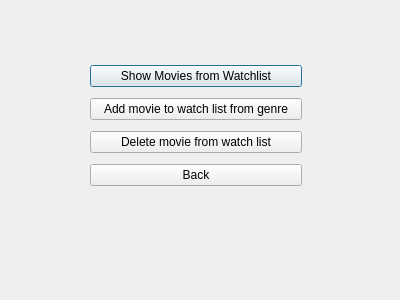
<?xml version="1.0" encoding="UTF-8"?>
<ui version="4.0">
 <class>UserMenu</class>
 <widget class="QDialog" name="UserMenu">
  <property name="geometry">
   <rect>
    <x>0</x>
    <y>0</y>
    <width>400</width>
    <height>300</height>
   </rect>
  </property>
  <property name="mouseTracking">
   <bool>false</bool>
  </property>
  <property name="windowTitle">
   <string>Dialog</string>
  </property>
  <widget class="QWidget" name="">
   <property name="geometry">
    <rect>
     <x>90</x>
     <y>60</y>
     <width>212</width>
     <height>135</height>
    </rect>
   </property>
   <layout class="QVBoxLayout" name="verticalLayout">
    <item>
     <widget class="QPushButton" name="ShowWL">
      <property name="text">
       <string>Show Movies from Watchlist</string>
      </property>
     </widget>
    </item>
    <item>
     <widget class="QPushButton" name="Add2WL">
      <property name="text">
       <string>Add movie to watch list from genre</string>
      </property>
     </widget>
    </item>
    <item>
     <widget class="QPushButton" name="DeleteFromWL">
      <property name="text">
       <string>Delete movie from watch list</string>
      </property>
     </widget>
    </item>
    <item>
     <widget class="QPushButton" name="BackButton">
      <property name="text">
       <string>Back</string>
      </property>
     </widget>
    </item>
   </layout>
  </widget>
 </widget>
 <resources/>
 <connections/>
</ui>
